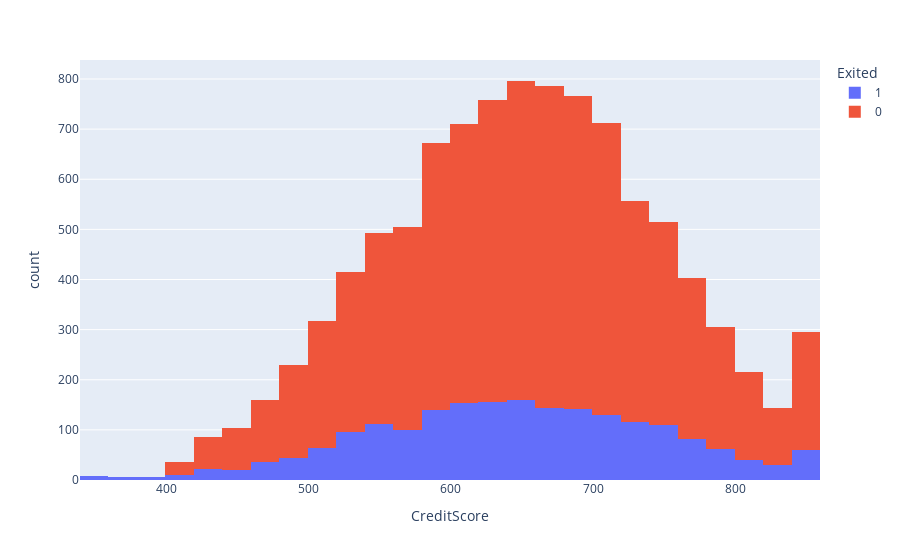

This figure's notebook cell:
### Code cell
px.histogram(data_frame=data,x="CreditScore",color="Exited",nbins=30)

### Figure 1 — Plotly figure (JSON) as saved in the notebook; plotly's stock layout.template omitted (floating-point values rounded to 4 significant figures; data arrays with more than 128 entries replaced by an {"elided": "..."} marker saying what was removed)
{"data": [{"alignmentgroup": "True", "bingroup": "x", "hovertemplate": "Exited=1<br>CreditScore=%{x}<br>count=%{y}<extra></extra>", "legendgroup": "1", "marker": {"color": "#636efa", "pattern": {"shape": ""}}, "name": "1", "nbinsx": 30, "offsetgroup": "1", "orientation": "v", "showlegend": true, "type": "histogram", "x": {"elided": "2037 int values"}, "xaxis": "x", "yaxis": "y"}, {"alignmentgroup": "True", "bingroup": "x", "hovertemplate": "Exited=0<br>CreditScore=%{x}<br>count=%{y}<extra></extra>", "legendgroup": "0", "marker": {"color": "#EF553B", "pattern": {"shape": ""}}, "name": "0", "nbinsx": 30, "offsetgroup": "0", "orientation": "v", "showlegend": true, "type": "histogram", "x": {"elided": "7963 int values"}, "xaxis": "x", "yaxis": "y"}], "layout": {"autosize": true, "barmode": "relative", "legend": {"title": {"text": "Exited"}, "tracegroupgap": 0}, "margin": {"t": 60}, "xaxis": {"anchor": "y", "autorange": true, "domain": [0, 1], "range": [339.5, 859.5], "title": {"text": "CreditScore"}, "type": "linear"}, "yaxis": {"anchor": "x", "autorange": true, "domain": [0, 1], "range": [0, 837.9], "title": {"text": "count"}}}}
